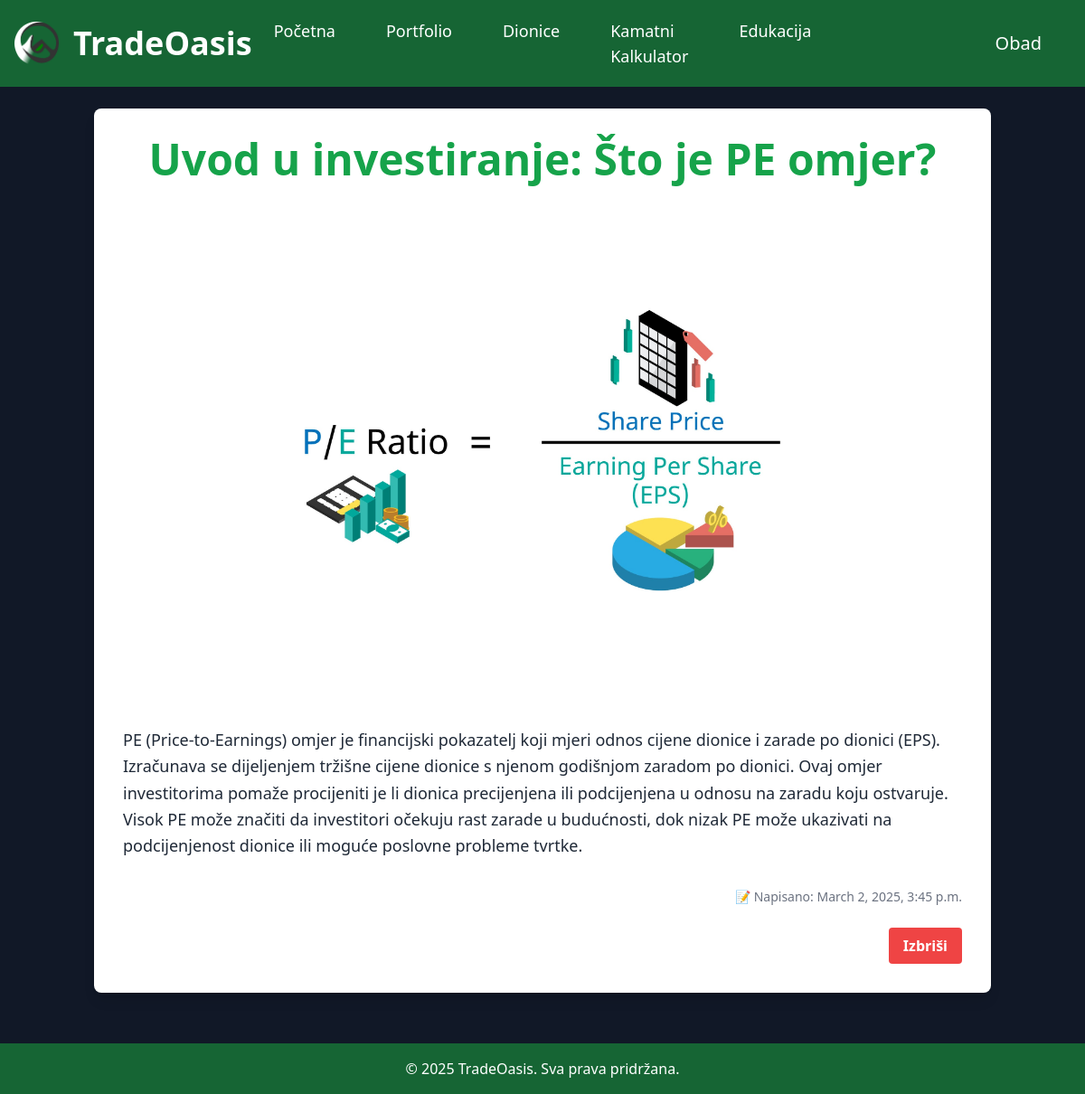
Page /education/uvod-u-investiranje-sto-je-pe-omjer/ (signed in) on the committed database.
### accounts/models.py (models this page shows)
class CustomUser(AbstractUser):
    def __str__(self):
        return self.username

### education/models.py (models this page shows, shortened)
class Lesson(models.Model):
    title = models.CharField(max_length=100)
    slug = models.SlugField(unique=True, blank=True)  # Auto slug field
    body = models.TextField()
    created_at = models.DateTimeField(default=now)  # Auto date of creation
    thumbnail = models.ImageField(default='logo.png', blank=False)

### education/views.py (the view)
# urls.py: path('<slug:slug>/', views.lesson_detail, name='lesson_detail'),
def lesson_detail(request, slug):
    lesson = get_object_or_404(Lesson, slug=slug)
    return render(request, 'lesson_detail.html', {'lesson': lesson})

### accounts/context_processors.py (called while the page is built)
def user_info(request):
    return {
        'user': request.user
    }

### education/templates/lesson_detail.html (shortened to what this page needs)
{% extends 'base_layout.html' %}
{% block content %}
    <div class="max-w-6xl mx-auto bg-white shadow-lg rounded-lg p-8">
        <h1 class="text-5xl font-bold text-primary mb-6 text-center">{{ lesson.title }}</h1>
        {% if lesson.thumbnail %}
          <div class="p-6 rounded-lg">
            <img src="{{ lesson.thumbnail.url }}" alt="{{ lesson.title }}" class="w-full h-[500px] object-contain rounded-lg mb-8">
          </div>
        {% else %}
            <p class="text-gray-500 italic text-center mb-4">Slika nije dostupna</p>
        {% endif %}
        <p class="text-gray-800 text-lg leading-relaxed mb-8">{{ lesson.body }}</p>
        <p class="text-gray-500 text-sm text-right">📝 Napisano: {{ lesson.created_at }}</p>
        {% if user.is_superuser %}
        <div class="mt-6 text-right">
            <form method="POST" action="{% url 'education:delete_lesson' lesson.slug%}">
                <button type="submit" class="bg-red-500 hover:bg-red-600 text-white font-bold py-2 px-4 rounded">
                    Izbriši
                </button>
            </form>
        </div>
        {% endif %}
    </div>
{% endblock %}

### templates/base_layout.html (shortened to what this page needs)
{% load static %}
<!DOCTYPE html>
<html lang="en">
<head>
  <script src="https://cdn.tailwindcss.com"></script>
</head>
<body class="bg-gray-900 text-gray-100">
  <header class="bg-green-800 text-white py-6 flex justify-between items-center relative">
    <a href="/">
      <div class="ml-4 flex items-center space-x-4">
        <img src="{% static 'mini_logo.png' %}" alt="TradeOasis Logo" class="h-12 w-auto">
        <p href="/" class="text-4xl font-bold">TradeOasis</p>
      </div>
    </a>
    <nav class="absolute left-1/2 transform -translate-x-1/2 flex space-x-6 text-lg">
      <a href="/" class="text-white hover:bg-green-600 py-2 px-4 rounded">Početna</a>
      {% if user.is_authenticated %}
        <a href="/portfolio" class="text-white hover:bg-green-600 py-2 px-4 rounded">Portfolio</a>
      {% endif %}
      <a href="/stock" class="text-white hover:bg-green-600 py-2 px-4 rounded">Dionice</a>
      <a href="/interest_calculator" class="text-white hover:bg-green-600 py-2 px-4 rounded">Kamatni Kalkulator</a>
      <a href="/education" class="text-white hover:bg-green-600 py-2 px-4 rounded">Edukacija</a>
    </nav>
    <div class="mr-4">
      {% if user.is_authenticated %}
        <div class="mr-4 relative text-white hover:bg-green-700 py-2 px-4 rounded group">
          <a href="/accounts" class="text-white text-xl block">{{ user.username }}</a>
        </div>
      {% else %}
        <a href="{% url 'login' %}" class="text-white hover:bg-green-700 py-2 px-4 rounded border border-white">Prijava</a>
        <a href="{% url 'accounts' %}" class="bg-white text-green-800 hover:bg-green-100 py-2 px-6 rounded font-semibold">Započni danas</a>
      {% endif %}
    </div>
  </header>
  <main class="container mx-auto px-4 py-6">
    {% block content %}{% endblock %}
  </main>
  <footer class="bg-green-800 text-white py-4 mt-8">
    <div class="container mx-auto text-center">
      <p>&copy; 2025 TradeOasis. Sva prava pridržana.</p>
    </div>
  </footer>
</body>
</html>

### templates/base_layout.html (style rules this page uses)
html, body { height: 100%; margin: 0; }
body { display: flex; flex-direction: column; }
main { flex: 1; }

### rows in the picture
CustomUser: username "Obad"
Lesson: title "Uvod u investiranje: Što je PE omjer?", thumbnail (picture), body "PE (Price-to-Earnings) omjer je financijski pokazatelj koji mjeri odnos cijene dionice i zarade po dionici (EPS). Izračunava se dijeljenjem tržišne cijene dionice s njenom godišnjom zaradom po dionici. Ovaj omjer investitorima pomaže procijeniti je li dionica precijenjena ili podcijenjena u odnosu na zaradu koju ostvaruje. Visok PE može značiti da investitori očekuju rast zarade u budućnosti, dok nizak PE može ukazivati na podcijenjenost dionice ili moguće poslovne probleme tvrtke.", created_at "March 2, 2025, 3:45 p.m."
